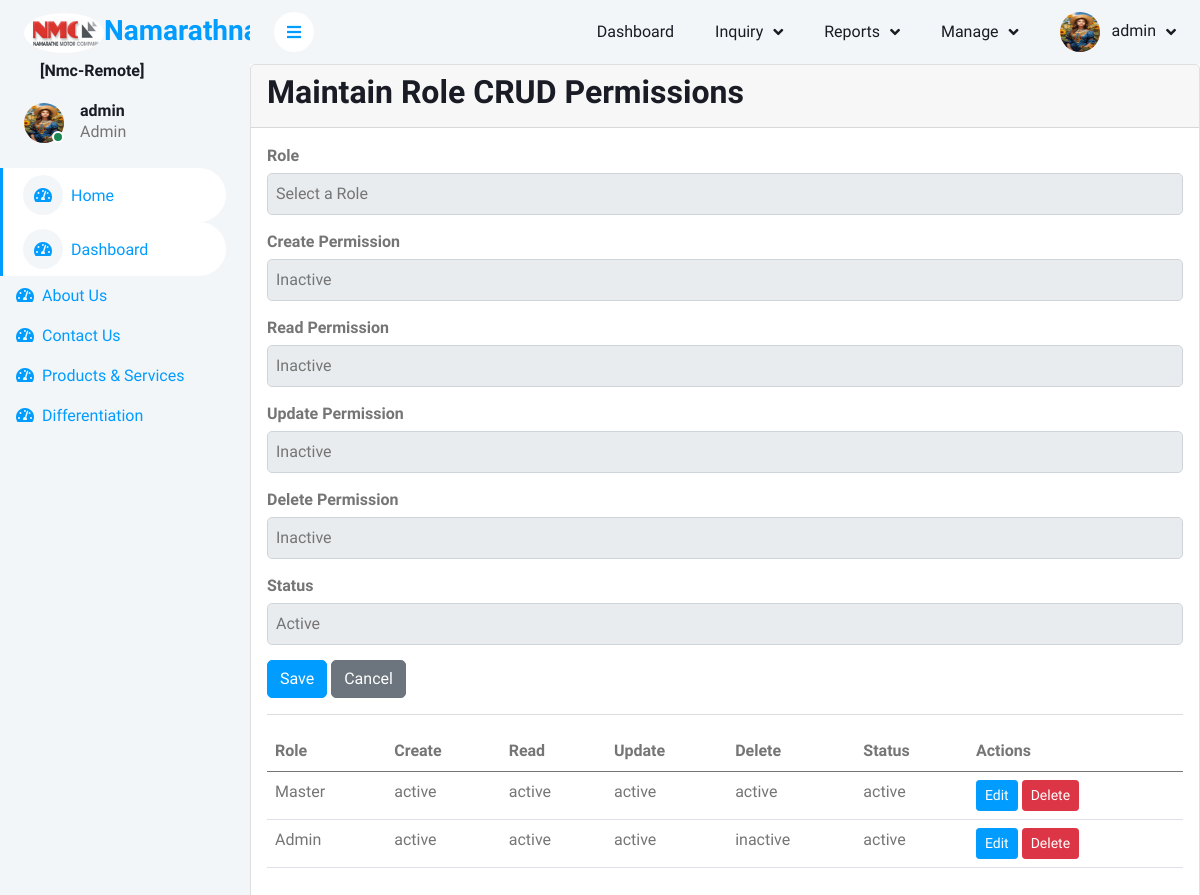
Page /maintain_role_crud.php (signed in) on the committed database.
### tables this page shows
CREATE TABLE `role_crud` (
  `id` int(11) NOT NULL,
  `role_id` int(11) NOT NULL,
  `flag_create` enum('active','inactive') NOT NULL DEFAULT 'inactive',
  `flag_read` enum('active','inactive') NOT NULL DEFAULT 'inactive',
  `flag_update` enum('active','inactive') NOT NULL DEFAULT 'inactive',
  `flag_delete` enum('active','inactive') NOT NULL DEFAULT 'inactive',
  `flag` enum('active','inactive') NOT NULL DEFAULT 'active',
  `created_at` timestamp NOT NULL DEFAULT current_timestamp(),
  `updated_at` timestamp NOT NULL DEFAULT current_timestamp() ON UPDATE current_timestamp()
);

CREATE TABLE `roles` (
  `id` int(11) NOT NULL,
  `role_name` varchar(50) NOT NULL,
  `flag` enum('active','inactive') NOT NULL DEFAULT 'active'
);

### maintain_role_crud.php (the view, shortened to what this page needs)
<?php
include('header.php');
$flag_create = 'inactive';
$flag_read = 'inactive';
$flag_update = 'inactive';
$flag_delete = 'inactive';
$flag = 'active';
try {
    $role_crud_result = $conn->query("
        SELECT role_crud.*, roles.role_name
        FROM role_crud
        JOIN roles ON role_crud.role_id = roles.id
        WHERE role_crud.flag = 'active'
    ");
    $role_crud_entries = $role_crud_result->fetchAll(PDO::FETCH_ASSOC);
} catch (PDOException $e) {
    die("An error occurred: " . $e->getMessage());
}
?>
<!DOCTYPE html>
<html lang="en">
<head>
</head>
<body>
    <div class="card">
        <div class="card-header">
            <h2>Maintain Role CRUD Permissions</h2>
        </div>
        <div class="card-body">
            <form method="POST" action="manage_role_crud.php">
                <div class="form-group">
                    <label><strong>Role</strong></label>
                    <select class="form-control" name="role_id" required>
                        <option value="" disabled selected>Select a Role</option>
                    </select>
                </div>
                <div class="form-group">
                    <label><strong>Create Permission</strong></label>
                    <select class="form-control" name="flag_create" required>
                        <option value="inactive" <?php if ($flag_create === 'inactive') echo 'selected'; ?>>Inactive</option>
                    </select>
                </div>
                <div class="form-group">
                    <label><strong>Read Permission</strong></label>
                    <select class="form-control" name="flag_read" required>
                        <option value="inactive" <?php if ($flag_read === 'inactive') echo 'selected'; ?>>Inactive</option>
                    </select>
                </div>
                <div class="form-group">
                    <label><strong>Update Permission</strong></label>
                    <select class="form-control" name="flag_update" required>
                        <option value="inactive" <?php if ($flag_update === 'inactive') echo 'selected'; ?>>Inactive</option>
                    </select>
                </div>
                <div class="form-group">
                    <label><strong>Delete Permission</strong></label>
                    <select class="form-control" name="flag_delete" required>
                        <option value="inactive" <?php if ($flag_delete === 'inactive') echo 'selected'; ?>>Inactive</option>
                    </select>
                </div>
                <div class="form-group">
                    <label><strong>Status</strong></label>
                    <select class="form-control" name="flag" required>
                        <option value="active" <?php if ($flag === 'active') echo 'selected'; ?>>Active</option>
                    </select>
                </div>
                <button type="submit" name="save_role_crud" class="btn btn-primary">Save</button>
                <a href="manage_role_crud.php" class="btn btn-secondary">Cancel</a>
            </form>
            <hr>
            <table class="table">
                <thead>
                    <tr>
                        <th>Role</th>
                        <th>Create</th>
                        <th>Read</th>
                        <th>Update</th>
                        <th>Delete</th>
                        <th>Status</th>
                        <th>Actions</th>
                    </tr>
                </thead>
                <tbody>
                    <?php if (!empty($role_crud_entries)): ?>
                        <?php foreach ($role_crud_entries as $entry): ?>
                            <tr>
                                <td><?php echo htmlspecialchars($entry['role_name']); ?></td>
                                <td><?php echo htmlspecialchars($entry['flag_create']); ?></td>
                                <td><?php echo htmlspecialchars($entry['flag_read']); ?></td>
                                <td><?php echo htmlspecialchars($entry['flag_update']); ?></td>
                                <td><?php echo htmlspecialchars($entry['flag_delete']); ?></td>
                                <td><?php echo htmlspecialchars($entry['flag']); ?></td>
                                <td>
                                    <a href="manage_role_crud.php?edit=<?php echo $entry['id']; ?>" class="btn btn-primary btn-sm">Edit</a>
                                    <a href="manage_role_crud.php?delete=<?php echo $entry['id']; ?>" class="btn btn-danger btn-sm" onclick="return confirm('Are you sure you want to delete this entry?')">Delete</a>
                                </td>
                            </tr>
                        <?php endforeach; ?>
                    <?php else: ?>
                        <tr>
                            <td colspan="7" class="text-center">No role CRUD entries found.</td>
                        </tr>
                    <?php endif; ?>
                </tbody>
            </table>
        </div>
    </div>
    <?php include('footer.php'); ?>
</body>
</html>

### css/style.css (style rules this page uses)
:root { --primary: #009CFF; --light: #F3F6F9; --dark: #191C24; }
.btn { transition: .5s; }
.btn.btn-primary { color: #FFFFFF; }

### maintain_role_crud.php (style rules this page uses)
.form-group { margin-bottom: 15px; }
.form-group label { display: block; margin-bottom: 5px; font-weight: bold; }
.form-group select, .form-group input { width: 100%; padding: 8px; box-sizing: border-box; }

### rows in the picture
role_crud: role.role_name "Master", flag_create "active", flag_read "active", flag_update "active", flag_delete "active", flag "active"
role_crud: role.role_name "Admin", flag_create "active", flag_read "active", flag_update "active", flag_delete "inactive", flag "active"

### other values in the picture
$prj_id_ "[Nmc-Remote]"
$_SESSION['username'] "admin"
$_SESSION['role_name'] "Admin"
$menu_item['menu_name_'] "Dashboard"
